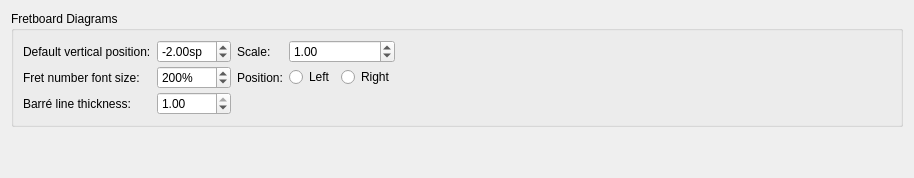
      <widget class="QWidget" name="page_8">
       <layout class="QVBoxLayout" name="verticalLayout_52">
        <item>
         <widget class="QGroupBox" name="groupBox_51">
          <property name="title">
           <string>Fretboard Diagrams</string>
          </property>
          <layout class="QGridLayout" name="gridLayout_131">
           <property name="verticalSpacing">
            <number>3</number>
           </property>
           <item row="0" column="1">
            <widget class="QDoubleSpinBox" name="fretY">
             <property name="suffix">
              <string>sp</string>
             </property>
             <property name="decimals">
              <number>2</number>
             </property>
             <property name="minimum">
              <double>-10.000000000000000</double>
             </property>
             <property name="maximum">
              <double>10.000000000000000</double>
             </property>
             <property name="singleStep">
              <double>0.500000000000000</double>
             </property>
             <property name="value">
              <double>-2.000000000000000</double>
             </property>
            </widget>
           </item>
           <item row="1" column="0">
            <widget class="QLabel" name="label_601">
             <property name="text">
              <string>Fret number font size:</string>
             </property>
             <property name="buddy">
              <cstring>fretNumMag</cstring>
             </property>
            </widget>
           </item>
           <item row="0" column="0">
            <widget class="QLabel" name="label_602">
             <property name="text">
              <string>Default vertical position:</string>
             </property>
             <property name="buddy">
              <cstring>fretY</cstring>
             </property>
            </widget>
           </item>
           <item row="1" column="2">
            <widget class="QLabel" name="label_6011">
             <property name="text">
              <string>Position:</string>
             </property>
            </widget>
           </item>
           <item row="1" column="3">
            <widget class="QRadioButton" name="radioFretNumLeft">
             <property name="text">
              <string>Left</string>
             </property>
            </widget>
           </item>
           <item row="1" column="4">
            <widget class="QRadioButton" name="radioFretNumRight">
             <property name="text">
              <string>Right</string>
             </property>
            </widget>
           </item>
           <item row="1" column="5">
            <spacer name="horizontalSpacer_61">
             <property name="orientation">
              <enum>Qt::Horizontal</enum>
             </property>
             <property name="sizeHint" stdset="0">
              <size>
               <width>496</width>
               <height>20</height>
              </size>
             </property>
            </spacer>
           </item>
           <item row="2" column="0">
            <widget class="QLabel" name="label_2">
             <property name="text">
              <string>Barré line thickness:</string>
             </property>
             <property name="buddy">
              <cstring>barreLineWidth</cstring>
             </property>
            </widget>
           </item>
           <item row="2" column="1">
            <widget class="QDoubleSpinBox" name="barreLineWidth">
             <property name="minimum">
              <double>0.100000000000000</double>
             </property>
             <property name="maximum">
              <double>1.000000000000000</double>
             </property>
             <property name="singleStep">
              <double>0.100000000000000</double>
             </property>
             <property name="value">
              <double>1.000000000000000</double>
             </property>
            </widget>
           </item>
           <item row="0" column="2">
            <widget class="QLabel" name="label_5">
             <property name="text">
              <string>Scale:</string>
             </property>
             <property name="buddy">
              <cstring>fretMag</cstring>
             </property>
            </widget>
           </item>
           <item row="0" column="3" colspan="2">
            <widget class="QDoubleSpinBox" name="fretMag">
             <property name="minimum">
              <double>0.100000000000000</double>
             </property>
             <property name="singleStep">
              <double>0.200000000000000</double>
             </property>
             <property name="value">
              <double>1.000000000000000</double>
             </property>
            </widget>
           </item>
           <item row="1" column="1">
            <widget class="QSpinBox" name="fretNumMag">
             <property name="suffix">
              <string notr="true">%</string>
             </property>
             <property name="maximum">
              <number>500</number>
             </property>
             <property name="singleStep">
              <number>10</number>
             </property>
             <property name="value">
              <number>200</number>
             </property>
            </widget>
           </item>
          </layout>
         </widget>
        </item>
        <item>
         <spacer name="verticalSpacer_29">
          <property name="orientation">
           <enum>Qt::Vertical</enum>
          </property>
          <property name="sizeHint" stdset="0">
           <size>
            <width>20</width>
            <height>40</height>
           </size>
          </property>
         </spacer>
        </item>
       </layout>
      </widget>
